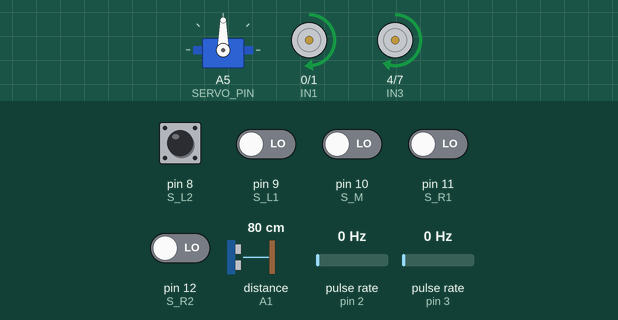
Recording of a sketch running on a simulated Arduino Uno, built with avr-gcc and run on an emulated ATmega328P. Parts: servo, motor-driver pin pairs drawn as motors (green arrow = first pin HIGH = forward, orange = second pin HIGH = backward, longer = more drive, scaled by the enable pin). Wiring (inferred from the names in the program): ultrasonic range finder: trigger A0; echo A1; 2 × pulse sensor: data pin 2 / data pin 3. The inputs (shaded band) are chosen by the test bench; at power-on: pin 8 (S_L2) HIGH, pin 9 (S_L1), pin 10 (S_M), pin 11 (S_R1), pin 12 (S_R2) LOW, distance to the obstacle (sensor on A1) 80 cm, pulse rate (sensors on pin 2, pin 3) 0 Hz. The echo pulse lasts 58.3 µs per cm; random numbers use the default seed unless the sketch sets one.

Above: at 1.7 s.
1.8 s: distance to the obstacle (sensor on A1) set to 40 cm
3.3 s: distance to the obstacle (sensor on A1) set to 32 cm
At 4.4 s:
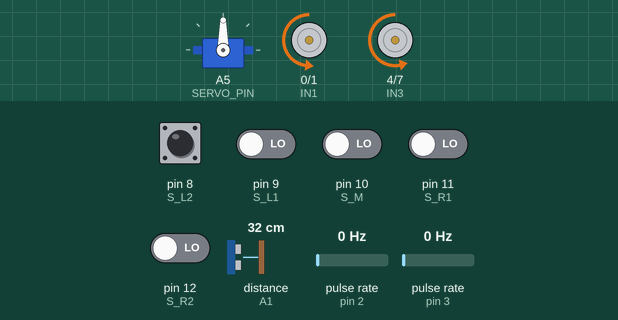
At 5.6 s:
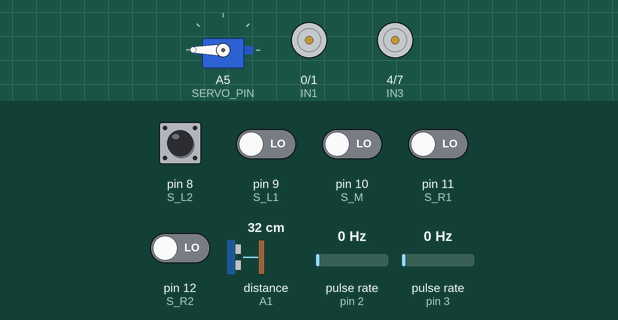
6.3 s: distance to the obstacle (sensor on A1) set to 60 cm
At 7.9 s:
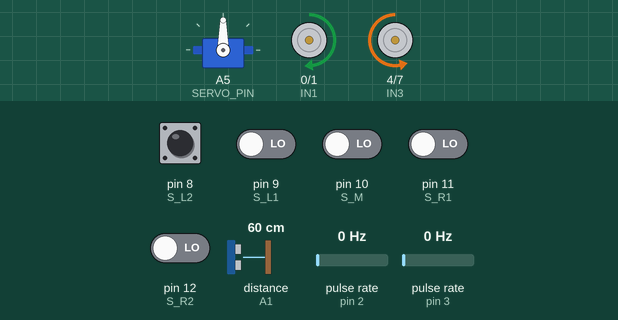
Timing chart, 0 to 9.4 s (numbered marks = the images above; inputs shaded):
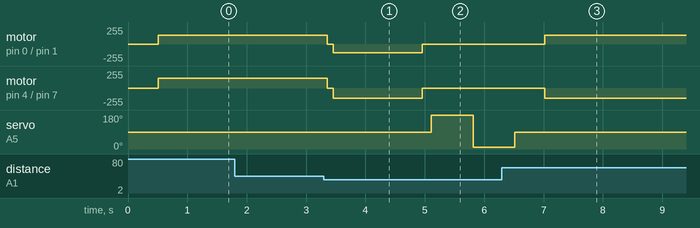

Measured:
- the behaviour switches between 36 and 35 cm on distance to the obstacle (sensor on A1) (found by bisection; images 0 and 1)
- after the input at 1.8 s, every drawn part: stays the same
- after the input at 3.3 s, motor on pin 0 (IN1) / pin 1 (IN2): forward 130/255 → stopped after 0.06 s, → backward 130/255 0.10 s later, → stopped 1.5 s later; motor on pin 4 (IN3) / pin 7 (IN4): forward 150/255 → stopped after 0.06 s, → backward 150/255 0.10 s later, → stopped 1.5 s later

The sketch:

Robot_tranh_vat_can.ino
```cpp
#include <Arduino.h>
#include <Servo.h>
/* ===== HC-SR04 ===== */
const unsigned int TRIG_PIN = A0;
const unsigned int ECHO_PIN = A1;
const unsigned int BAUD_RATE = 9600;
/* ===== TCRT5000L 5 kênh (Dọc gầm xe: Dùng làm chống rơi) ===== */
const int S_L2 = 8;
const int S_L1 = 9;
const int S_M  = 10;
const int S_R1 = 11;
const int S_R2 = 12;

/* ===== Motor pins L298N ===== */
const int ENA = 5;    // PWM Left
const int ENB = 6;    // PWM Right
const int IN1 = 0;    // Left DIR1
const int IN2 = 1;    // Left DIR2
const int IN3 = 4;    // Right DIR1
const int IN4 = 7;    // Right DIR2

int speed_left  = 130;
int speed_right = 150;

/* ===== Servo ===== */
const int SERVO_PIN = A5;
Servo myservo;
const int CENTER_ANGLE = 90;
const int LEFT_ANGLE   = 180;
const int RIGHT_ANGLE  = 10;

/* ===== Ngưỡng vật cản ===== */
const int OBSTACLE_THRESHOLD   = 35;   // phía trước < 35 cm -> dừng và lùi
const int SCAN_THRESHOLD_CM    = 50;   // khi quét trái/phải: >= 50 cm là đường thông
const int EQUAL_TOLERANCE_CM   = 5;    // 2 bên chênh nhau <= 5 cm coi là bằng nhau
const int NO_ECHO_CM           = 400;  // không có echo = rất xa (đường thông)
/* ===== Lùi lại ===== */
const float REVERSE_CM = 7.0f;                    // quãng đường lùi
const unsigned long REVERSE_TIMEOUT_MS = 1500;    // an toàn nếu encoder không đếm

/* ===== Turning flag ===== */
bool isTurning = false;

/* ===== Encoder + hình học ===== */
const uint8_t PIN_ENC_L = 2;
const uint8_t PIN_ENC_R = 3;
const uint16_t PULSES_PER_REV = 20;
const float WHEEL_RADIUS_M = 0.0325f;
const float WHEEL_BASE_M   = 0.0950f;
const float CIRC_M = 2.0f * 3.1415926f * WHEEL_RADIUS_M;

volatile long encL_total = 0;
volatile long encR_total = 0;

/* ===== ISR Encoder ===== */
void encL_isr() {
  encL_total++;
}
void encR_isr() {
  encR_total++;
}

/* ===== Motor L298N helper ===== */
void motorWriteLR(int pwmL, int pwmR) {
  pwmL = constrain(pwmL, -255, 255);
  pwmR = constrain(pwmR, -255, 255);
  // Left motor
  if (pwmL > 0) {
    digitalWrite(IN1, HIGH);
    digitalWrite(IN2, LOW);
    analogWrite(ENA, pwmL);
  } else if (pwmL < 0) {
    digitalWrite(IN1, LOW);
    digitalWrite(IN2, HIGH);
    analogWrite(ENA, abs(pwmL));
  } else {
    digitalWrite(IN1, LOW);
    digitalWrite(IN2, LOW);
    analogWrite(ENA, 0);
  }
  // Right motor
  if (pwmR > 0) {
    digitalWrite(IN3, HIGH);
    digitalWrite(IN4, LOW);
    analogWrite(ENB, pwmR);
  } else if (pwmR < 0) {
    digitalWrite(IN3, LOW);
    digitalWrite(IN4, HIGH);
    analogWrite(ENB, abs(pwmR));
  } else {
    digitalWrite(IN3, LOW);
    digitalWrite(IN4, LOW);
    analogWrite(ENB, 0);
  }
}

// Khai báo trước các hàm điều hướng
void stop();
void forward();
void backward();
void turn_left();
void turn_right();
void turn_right_90_Degrees();
void turn_left_90_Degrees();
void reverseDistanceCm(float cm);
void chooseDirectionAndTurn(int leftDistance, int rightDistance);
int getDistance();
int scanDirection(int angle);

/* ===== Setup ===== */
void setup() {
  pinMode(TRIG_PIN, OUTPUT);
  pinMode(ECHO_PIN, INPUT);

  // Cấu hình chân cảm biến chống rơi 5 mắt
  pinMode(S_L2, INPUT);
  pinMode(S_L1, INPUT);
  pinMode(S_M,  INPUT);
  pinMode(S_R1, INPUT);
  pinMode(S_R2, INPUT);

  pinMode(ENA, OUTPUT);
  pinMode(ENB, OUTPUT);
  pinMode(IN1, OUTPUT);
  pinMode(IN2, OUTPUT);
  pinMode(IN3, OUTPUT);
  pinMode(IN4, OUTPUT);

  stop();

  myservo.attach(SERVO_PIN);
  myservo.write(CENTER_ANGLE);
  delay(500);

  pinMode(PIN_ENC_L, INPUT_PULLUP);
  pinMode(PIN_ENC_R, INPUT_PULLUP);
  attachInterrupt(digitalPinToInterrupt(PIN_ENC_L), encL_isr, RISING);
  attachInterrupt(digitalPinToInterrupt(PIN_ENC_R), encR_isr, RISING);

  // Hạt giống ngẫu nhiên từ chân analog đang để trống
  randomSeed(analogRead(A3));
}

/* ===== Loop ===== */
void loop() {
  // Kiểm tra chống rơi bậc thang liên tục từ 5 mắt hồng ngoại dưới gầm
  bool l2 = digitalRead(S_L2);
  bool l1 = digitalRead(S_L1);
  bool m  = digitalRead(S_M);
  bool r1 = digitalRead(S_R1);
  bool r2 = digitalRead(S_R2);

  // Nếu cả 5 mắt đều mất phản xạ (nghĩa là hẫng chân / gặp bậc thang đi xuống)
  if (!l2 && !l1 && !m && !r1 && !r2) {
    stop();
    backward();     // Lùi lại ngay lập tức
    delay(500);
    turn_right_90_Degrees(); // Quay đầu tránh rơi
    return;
  }

  if (isTurning) {
    delay(100);
    return;
  }

  int frontDistance = getDistance();
  if (frontDistance == 0) {
    stop();
    delay(100);
    return;
  } else {
    if (frontDistance < OBSTACLE_THRESHOLD) {
      // 1) Dừng và lùi lại khoảng 7 cm
      stop();
      delay(100);
      reverseDistanceCm(REVERSE_CM);

      // 2) Quét trái / phải
      int leftDistance = scanDirection(LEFT_ANGLE);
      int rightDistance = scanDirection(RIGHT_ANGLE);
      myservo.write(CENTER_ANGLE);
      delay(500);

      // 3) Chọn hướng và quay
      chooseDirectionAndTurn(leftDistance, rightDistance);
    }
    else {
      forward();
    }
  }
  delay(200);
}

/* ===== Chọn hướng quay ===== */
void chooseDirectionAndTurn(int leftDistance, int rightDistance) {
  bool leftFree  = (leftDistance  >= SCAN_THRESHOLD_CM);
  bool rightFree = (rightDistance >= SCAN_THRESHOLD_CM);
  bool goRight;

  if (leftFree && rightFree) {
    // Hai bên đều thông -> chọn ngẫu nhiên
    goRight = random(2);
  } else if (leftFree) {
    goRight = false;
  } else if (rightFree) {
    goRight = true;
  } else {
    // Hai bên đều bị chặn -> chọn bên xa hơn, nếu bằng nhau thì ngẫu nhiên
    if (abs(leftDistance - rightDistance) <= EQUAL_TOLERANCE_CM) {
      goRight = random(2);
    } else {
      goRight = (rightDistance > leftDistance);
    }
  }

  if (goRight) turn_right_90_Degrees();
  else         turn_left_90_Degrees();
}

/* ===== Siêu âm + quét servo ===== */
int getDistance() {
  digitalWrite(TRIG_PIN, LOW);
  delayMicroseconds(2);
  digitalWrite(TRIG_PIN, HIGH);
  delayMicroseconds(10);
  digitalWrite(TRIG_PIN, LOW);
  unsigned long duration = pulseIn(ECHO_PIN, HIGH, 25000);
  if (duration == 0) return 0;
  int distance = duration / 29 / 2;
  return distance;
}

int scanDirection(int angle) {
  myservo.write(angle);
  delay(700);
  int d = getDistance();
  // Không có echo trong tầm đo = không có vật cản gần -> coi là thông
  if (d == 0) d = NO_ECHO_CM;
  return d;
}

/* ===== Motor functions dùng L298N ===== */
void stop() {
  motorWriteLR(0, 0);
}
void forward() {
  motorWriteLR(speed_left, speed_right);
}
void backward() {
  motorWriteLR(-speed_left, -speed_right);
}
void turn_left() {
  motorWriteLR(-speed_left, speed_right);
}
void turn_right() {
  motorWriteLR(speed_left, -speed_right);
}

/* ===== Lùi theo quãng đường bằng encoder ===== */
long pulsesForDistanceCm(float cm) {
  float revs = (cm / 100.0f) / CIRC_M;
  return (long)(revs * PULSES_PER_REV + 0.5f);
}

void reverseDistanceCm(float cm) {
  long target = pulsesForDistanceCm(cm);
  long L0, R0;
  noInterrupts();
  L0 = encL_total;
  R0 = encR_total;
  interrupts();

  unsigned long t0 = millis();
  backward();
  while (millis() - t0 < REVERSE_TIMEOUT_MS) {
    long Ld, Rd;
    noInterrupts();
    Ld = encL_total - L0;
    Rd = encR_total - R0;
    interrupts();
    if ((Ld + Rd) / 2 >= target) break;   // trung bình 2 bánh đủ quãng đường
    delay(2);
  }
  stop();
  delay(150);
}

/* ===== Quay 90° bằng encoder ===== */
long pulsesForSpinDeg(float deg) {
  float theta = fabs(deg) * 3.14159265f / 180.0f;
  float s = theta * (WHEEL_BASE_M / 2.0f);
  float revs = s / CIRC_M;
  return (long)(revs * PULSES_PER_REV + 0.5f);
}

void turn_right_90_Degrees() {
  isTurning = true;
  long target = 7.8f * pulsesForSpinDeg(90.0f);
  long L0, R0;
  noInterrupts();
  L0 = encL_total;
  R0 = encR_total;
  interrupts();

  while (true) {
    turn_right();
    long Ld, Rd;
    noInterrupts();
    Ld = abs(encL_total - L0);
    Rd = abs(encR_total - R0);
    interrupts();
    if (Ld >= target && Rd >= target) break;
    delay(5);
  }
  stop();
  delay(200);
  isTurning = false;
}

void turn_left_90_Degrees() {
  isTurning = true;
  long target = 7.8f * pulsesForSpinDeg(90.0f);
  long L0, R0;
  noInterrupts();
  L0 = encL_total;
  R0 = encR_total;
  interrupts();

  while (true) {
    turn_left();
    long Ld, Rd;
    noInterrupts();
    Ld = abs(encL_total - L0);
    Rd = abs(encR_total - R0);
    interrupts();
    if (Ld >= target && Rd >= target) break;
    delay(5);
  }
  stop();
  delay(200);
  isTurning = false;
}
```
